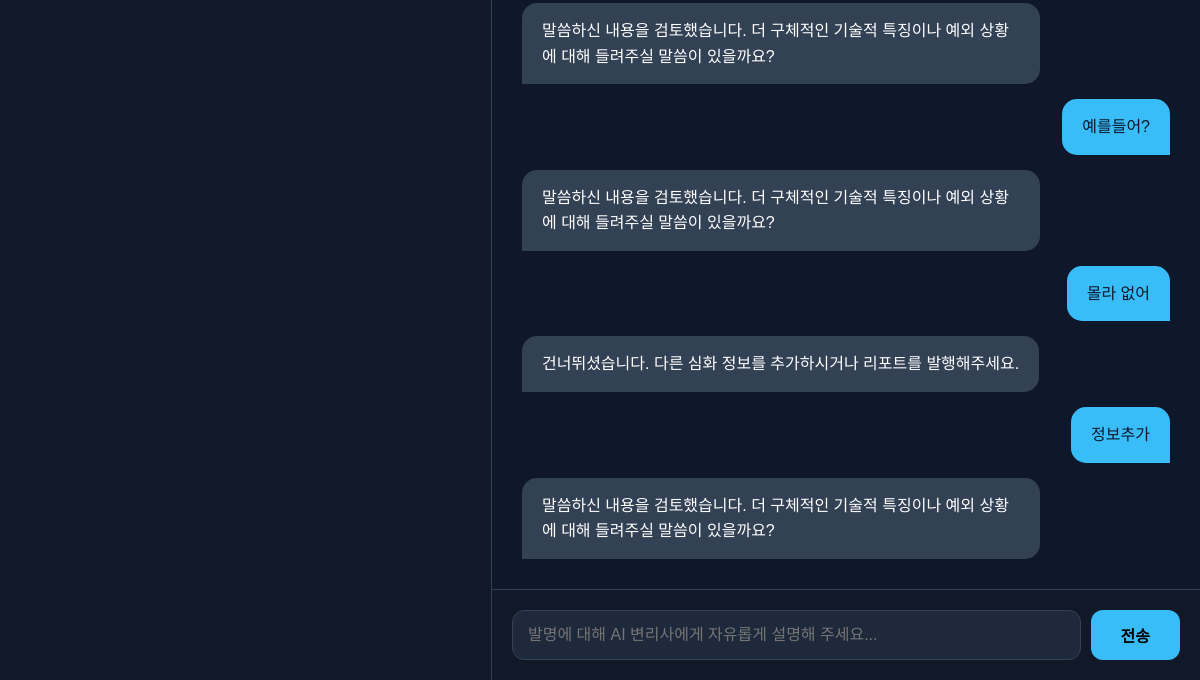
The app's page /workspace/workstation/1/ (signed in, lower part), older data.
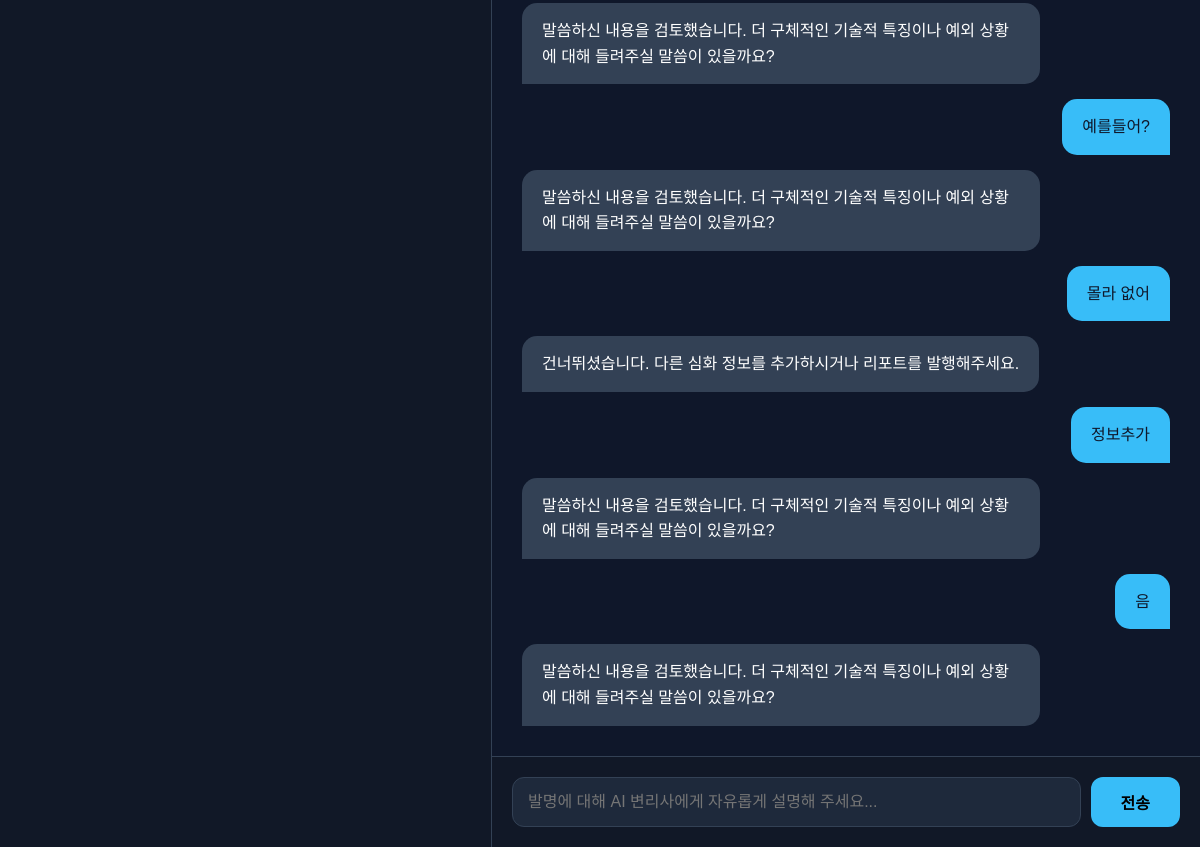
The same page, newer data.
### workspace/models.py (models this page shows)
class ChatMessage(models.Model):
    project = models.ForeignKey(PatentProject, on_delete=models.CASCADE, related_name='chat_messages')
    role = models.CharField(max_length=20) # 'user', 'assistant'
    content = models.TextField()
    created_at = models.DateTimeField(auto_now_add=True)

### workspace/views.py (the view)
# urls.py: path('workstation/<int:project_id>/', views.workstation, name='workstation'),
@login_required(login_url='/accounts/login/')
def workstation(request, project_id):
    project = get_object_or_404(PatentProject, id=project_id, owner=request.user)
    invention_input = get_object_or_404(InventionInput, project=project)
    consultation_state, _ = ConsultationState.objects.get_or_create(project=project)
    algorithm_steps = project.algorithm_steps.all().order_by('step_seq')
    details = project.details.all()
    chat_messages = project.chat_messages.all().order_by('created_at')
    context = {
        'project': project,
        'invention_input': invention_input,
        'consultation_state': consultation_state,
        'algorithm_steps': algorithm_steps,
        'details': details,
        'chat_messages': chat_messages,
    }
    return render(request, 'workspace/workstation.html', context)

### workspace/templates/workspace/workstation.html (shortened to what this page needs)
{% extends "base.html" %}
{% block content %}
<div class="workstation-container" style="display: flex; height: calc(100vh - 80px); margin-top: 80px; background: #0f172a; color: white;">
    <div class="left-panel" style="flex: 1; border-right: 1px solid #334155; padding: 30px; overflow-y: auto; background: #111827;">
    </div>
    <div class="right-panel" style="flex: 1.5; display: flex; flex-direction: column; position: relative;">
        <div id="chat-box" style="flex: 1; padding: 30px; overflow-y: auto; display: flex; flex-direction: column; gap: 15px;">
            {% if not chat_messages %}
                <div class="msg ai-msg" style="align-self: flex-start; background: #334155; padding: 15px 20px; border-radius: 15px 15px 15px 0; max-width: 80%;">
                    <p style="margin: 0; line-height: 1.6;">안녕하세요! 전문 특허 상담 AI입니다. 좌측의 발명 내용을 바탕으로 명세서 작성을 위한 심층 분석을 시작하겠습니다. <br><br>준비되셨다면 채팅을 입력해주세요!</p>
                </div>
            {% else %}
                {% for msg in chat_messages %}
                    {% if msg.role == 'assistant' %}
                        <div class="msg ai-msg" style="align-self: flex-start; background: #334155; padding: 15px 20px; border-radius: 15px 15px 15px 0; max-width: 80%;">
                            <p style="margin: 0; line-height: 1.6;">{{ msg.content|linebreaksbr }}</p>
                        </div>
                    {% elif msg.role == 'user' %}
                        <div class="msg user-msg" style="align-self: flex-end; background: #38bdf8; color: #0f172a; padding: 15px 20px; border-radius: 15px 15px 0 15px; max-width: 80%; font-weight: 500;">
                            <p style="margin: 0; line-height: 1.6;">{{ msg.content|linebreaksbr }}</p>
                        </div>
                    {% endif %}
                {% endfor %}
            {% endif %}
        </div>
        <div style="padding: 20px; background: #111827; border-top: 1px solid #334155;">
            <form id="chat-form" style="display: flex; gap: 10px;">
                <input type="text" id="chat-input" placeholder="발명에 대해 AI 변리사에게 자유롭게 설명해 주세요..."
                       style="flex: 1; padding: 15px; border-radius: 12px; border: 1px solid #334155; background: #1e293b; color: white; font-size: 16px; outline: none;">
                <button type="submit" class="start-btn" style="padding: 0 30px; font-size: 16px;">전송</button>
            </form>
        </div>
    </div>
</div>
{% endblock %}

Row changes from the older to the newer data that the page shows:
added ChatMessage: content "음"
added ChatMessage: content "말씀하신 내용을 검토했습니다. 더 구체적인 기술적 특징이나 예외 상황에 대해 들려주실 말씀이 있을까요?"
